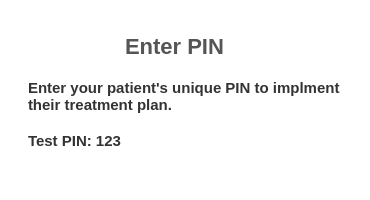
<?xml version="1.0" encoding="UTF-8"?>
<ui version="4.0">
 <class>Help</class>
 <widget class="QDialog" name="Help">
  <property name="geometry">
   <rect>
    <x>0</x>
    <y>0</y>
    <width>370</width>
    <height>200</height>
   </rect>
  </property>
  <property name="windowTitle">
   <string>Dialog</string>
  </property>
  <widget class="QGroupBox" name="groupBox">
   <property name="geometry">
    <rect>
     <x>0</x>
     <y>0</y>
     <width>370</width>
     <height>200</height>
    </rect>
   </property>
   <property name="minimumSize">
    <size>
     <width>250</width>
     <height>200</height>
    </size>
   </property>
   <property name="maximumSize">
    <size>
     <width>370</width>
     <height>100</height>
    </size>
   </property>
   <property name="styleSheet">
    <string notr="true"> font-size: 18px;
                    font-weight: bold;
                    padding: 5px;
                    background-color:white;
border:none;</string>
   </property>
   <layout class="QVBoxLayout" name="verticalLayout_2">
    <item>
     <widget class="QGroupBox" name="groupBox_2">
      <property name="sizePolicy">
       <sizepolicy hsizetype="Preferred" vsizetype="Preferred">
        <horstretch>0</horstretch>
        <verstretch>0</verstretch>
       </sizepolicy>
      </property>
      <property name="minimumSize">
       <size>
        <width>0</width>
        <height>50</height>
       </size>
      </property>
      <property name="maximumSize">
       <size>
        <width>16777215</width>
        <height>60</height>
       </size>
      </property>
      <property name="styleSheet">
       <string notr="true"> font-size: 22px;
                                font-weight: bold;
                                padding: 5px;
                                color: #555555;
                                border:none;</string>
      </property>
      <property name="title">
       <string/>
      </property>
      <widget class="QLabel" name="label_10">
       <property name="geometry">
        <rect>
         <x>100</x>
         <y>15</y>
         <width>150</width>
         <height>35</height>
        </rect>
       </property>
       <property name="maximumSize">
        <size>
         <width>150</width>
         <height>50</height>
        </size>
       </property>
       <property name="text">
        <string>Enter PIN</string>
       </property>
       <property name="margin">
        <number>0</number>
       </property>
      </widget>
     </widget>
    </item>
    <item>
     <widget class="QGroupBox" name="groupBox_4">
      <property name="styleSheet">
       <string notr="true">border:none;</string>
      </property>
      <property name="title">
       <string/>
      </property>
      <widget class="QPlainTextEdit" name="plainTextEdit">
       <property name="geometry">
        <rect>
         <x>0</x>
         <y>-10</y>
         <width>350</width>
         <height>300</height>
        </rect>
       </property>
       <property name="sizePolicy">
        <sizepolicy hsizetype="Fixed" vsizetype="Fixed">
         <horstretch>0</horstretch>
         <verstretch>0</verstretch>
        </sizepolicy>
       </property>
       <property name="minimumSize">
        <size>
         <width>0</width>
         <height>300</height>
        </size>
       </property>
       <property name="maximumSize">
        <size>
         <width>350</width>
         <height>50</height>
        </size>
       </property>
       <property name="styleSheet">
        <string notr="true"> border: none;
                                                    padding: 5px 10px;
                                                    font-size: 15px;
                                                    color: #333333;</string>
       </property>
       <property name="plainText">
        <string>Enter your patient's unique PIN to implment their treatment plan.

Test PIN: 123</string>
       </property>
      </widget>
     </widget>
    </item>
   </layout>
  </widget>
 </widget>
 <resources/>
 <connections/>
</ui>
